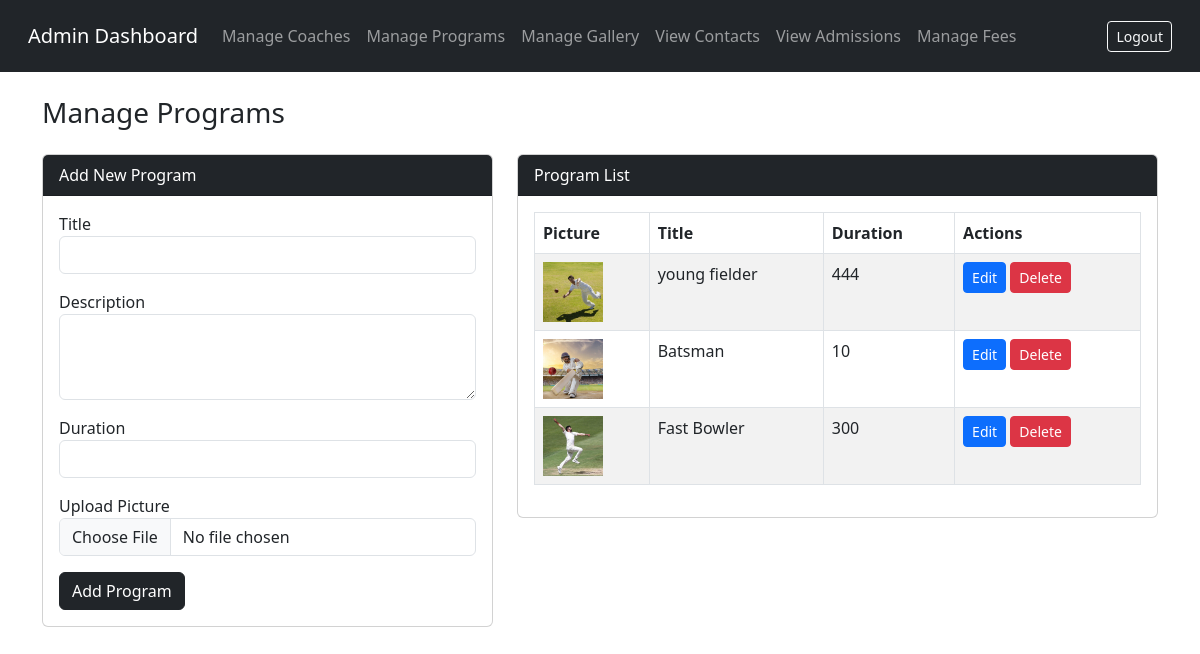
/admin-area/manage-programs/ (signed in), run on the app's committed database.
### core/models.py (models this page shows, shortened)
class Program(models.Model):
    title = models.CharField(max_length=100)
    description = models.TextField()
    duration = models.CharField(max_length=50)
    picture = models.ImageField(upload_to='programs/')

### core/views.py (the view, shortened to what this page needs)
# urls.py: path('admin-area/manage-programs/', views.manage_programs, name='manage_programs'),
@login_required(login_url='admin_login')
@user_passes_test(is_admin)
def manage_programs(request):
    programs = Program.objects.all().order_by('-id')
    return render(request, 'admin/manage_programs.html', {'programs': programs})

### core/views.py (called while the page is built)
def is_admin(user):
    return user.is_staff

### core/templates/admin/manage_programs.html (shortened to what this page needs)
{% include 'includes/admin_header.html' %}
<h3 class="mb-4">Manage Programs</h3>
<div class="row">
  <div class="col-md-5">
    <div class="card">
      <div class="card-header bg-dark text-white">Add New Program</div>
      <div class="card-body">
        <form method="POST" enctype="multipart/form-data">
          <div class="mb-3">
            <label>Title</label>
            <input type="text" name="title" class="form-control" required>
          </div>
          <div class="mb-3">
            <label>Description</label>
            <textarea name="description" class="form-control" rows="3" required></textarea>
          </div>
          <div class="mb-3">
            <label>Duration</label>
            <input type="text" name="duration" class="form-control" required>
          </div>
          <div class="mb-3">
            <label>Upload Picture</label>
            <input type="file" name="picture" class="form-control" required>
          </div>
          <button type="submit" class="btn btn-dark">Add Program</button>
        </form>
      </div>
    </div>
  </div>
  <div class="col-md-7">
    <div class="card">
      <div class="card-header bg-dark text-white">Program List</div>
      <div class="card-body">
        <table class="table table-bordered table-striped">
          <thead>
            <tr>
              <th>Picture</th>
              <th>Title</th>
              <th>Duration</th>
              <th>Actions</th>
            </tr>
          </thead>
          <tbody>
            {% for program in programs %}
            <tr>
              <td>
                {% if program.picture %}
                  <img src="{{ program.picture.url }}" width="60" height="60" style="object-fit: cover;">
                {% else %}
                  N/A
                {% endif %}
              </td>
              <td>{{ program.title }}</td>
              <td>{{ program.duration }}</td>
              <td>
                <a href="{% url 'edit_program' program.id %}" class="btn btn-sm btn-primary">Edit</a>
                <a href="{% url 'delete_program' program.id %}" class="btn btn-sm btn-danger" onclick="return confirm('Are you sure to delete?');">Delete</a>
              </td>
            </tr>
            {% empty %}
            <tr><td colspan="4">No programs found.</td></tr>
            {% endfor %}
          </tbody>
        </table>
      </div>
    </div>
  </div>
</div>
{% include 'includes/admin_footer.html' %}

### data on the page
Program: picture (picture), title "young fielder", duration "444"
Program: picture (picture), title "Batsman", duration "10"
Program: picture (picture), title "Fast Bowler", duration "300"
